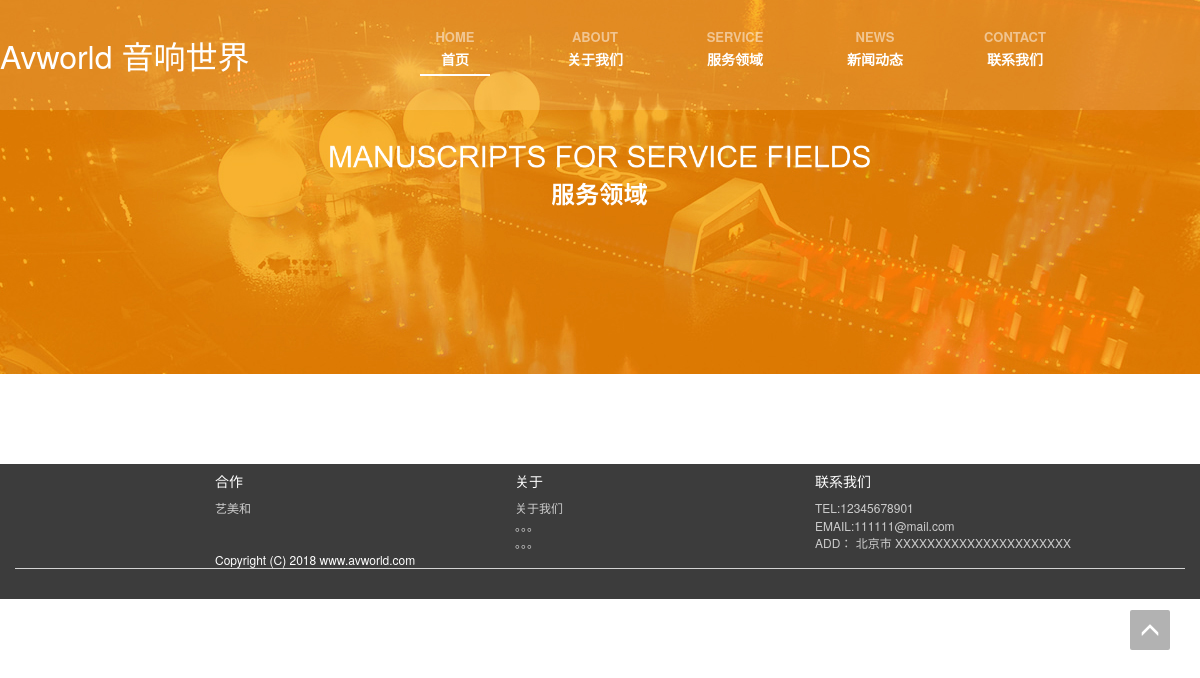
Page /index.php/zh/service on the earlier database version.
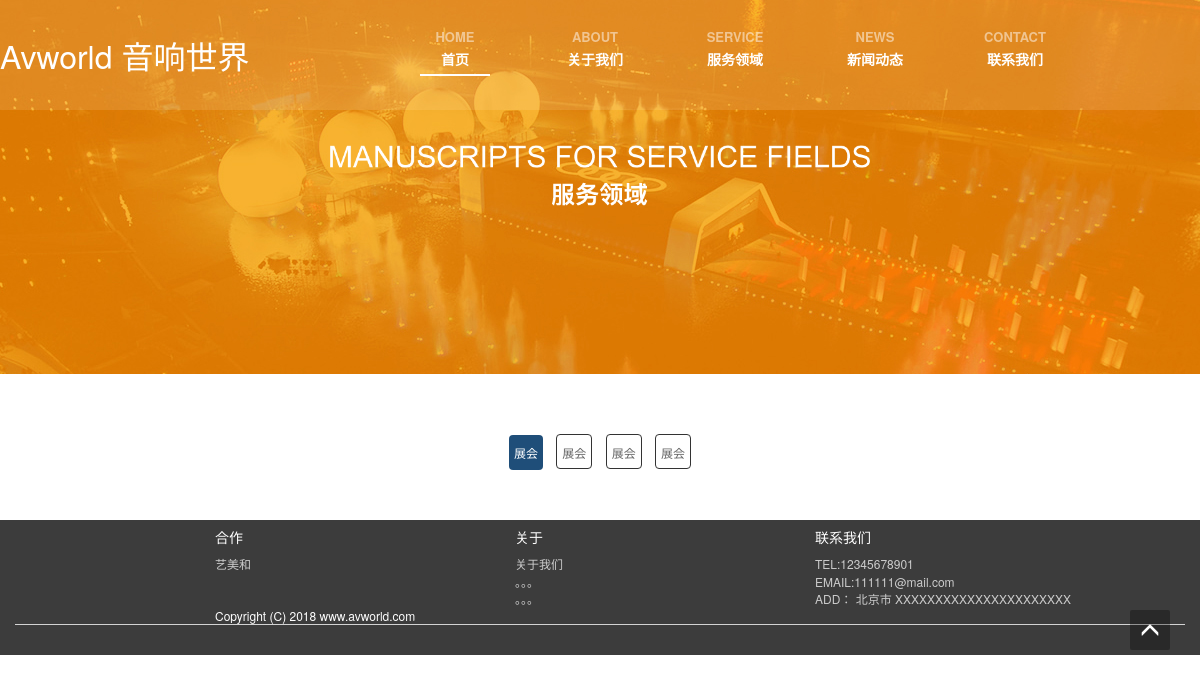
Same page on the later database version.
### tables this page shows
CREATE TABLE `service_type` (
  `service_type` int(11) NOT NULL,
  `service_name` varchar(255) DEFAULT NULL,
  `service_img` varchar(255) DEFAULT NULL COMMENT '服务领域 地址',
  PRIMARY KEY (`service_type`)
);

### application/controllers/zh/service.php (called while the page is built, shortened)
<?php
class service extends CI_Controller {
    public function index()
    {
        $this->load->library('user_agent');
        $this->load->model('Img_model','img');
        $ex = explode('/', $_SERVER['REQUEST_URI']);
        $type = is_numeric($ex[count($ex)-1])?$ex[count($ex)-1]:1;
        $service_type = $this->img->search_service_type(array());
        $where = array(
            'service_type' => $type
        );
        $service_list = $this->img->search_service($where);
        $data = array(
            'type' => $type,
            'service_type' => $service_type,
            'service_list' => $service_list
        );
        $this->load->view('common/user_head');
        $this->load->view('page/service',$data);
        $this->load->view('common/user_foot');
    }
}

### index.php (called while the page is built, shortened)
<?php
require_once BASEPATH.'core/CodeIgniter.php';

### application/models/Img_model.php (called while the page is built, shortened)
<?php
class Img_model extends CI_Model {
    public function search_service_type($where = array(),$limit='') {
        return $this->db->get('service_type')
                        ->result_array();
    }
    public function search_service($where = array(),$limit='') {
        if(!empty($where)){
            $this->db->where($where);
        }
        return $this->db->order_by('service_id desc')
                        ->get('service')
                        ->result_array();
    }
}

### application/views/page/service.php (the view, shortened to what this page needs)
<div class="banner banner-service">
    <div class="banner-service-txt"></div>
</div>
<div class="mainbox">
    <div class="imgtitle">
        <?php foreach($service_type as $st_k =>$st_l):?>
        <div class="title-btn"><a href="<?php echo BASE_URL?>zh/service/Index/<?php echo $st_l['service_type'];?>"><?php echo $st_l['service_name'];?></a></div>
        <?php endforeach;?>
    </div>
</div>

Differences in the rows shown:
added service_type: service_name "展会"
added service_type: service_name "展会"
added service_type: service_name "展会"
added service_type: service_name "展会"
